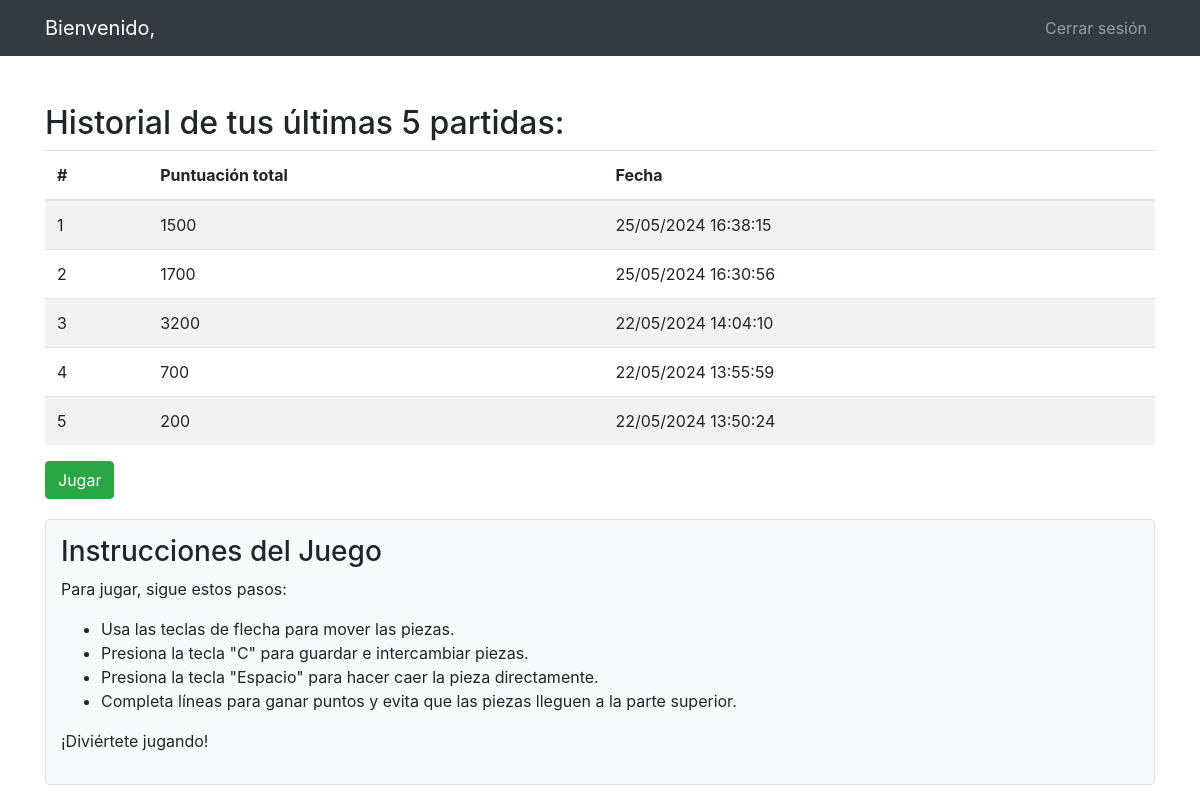
The page /usuario/usuario.php (signed in) on the database its author committed.
### tables this page shows
CREATE TABLE `partida` (
  `id_partida` int NOT NULL,
  `id_usuario` int DEFAULT NULL,
  `puntuaje_total` int DEFAULT NULL,
  `fecha` timestamp NOT NULL DEFAULT CURRENT_TIMESTAMP
);

### usuario/usuario.php (the view, shortened to what this page needs)
<?php
$id_usuario = $_SESSION["id_usuario"];
try {
    $pdo = new PDO(DSN, DB_USERNAME, DB_PASSWORD);
    $pdo->setAttribute(PDO::ATTR_ERRMODE, PDO::ERRMODE_EXCEPTION);
    $query = "SELECT id_partida, id_usuario, puntuaje_total, fecha FROM partida WHERE id_usuario = :id_usuario ORDER BY fecha DESC LIMIT 5";
    $stmt = $pdo->prepare($query);
    $stmt->bindParam(":id_usuario", $id_usuario, PDO::PARAM_INT);
    $stmt->execute();
    $partidas = $stmt->fetchAll(PDO::FETCH_ASSOC);
} catch (PDOException $e) {
    echo "Error al obtener las partidas: " . $e->getMessage();
    exit();
}
?>
<!DOCTYPE html>
<html lang="en">
<head>
    <link rel="stylesheet" href="https://stackpath.bootstrapcdn.com/bootstrap/4.5.2/css/bootstrap.min.css">
</head>
<body>
    <?php include_once "../parts/header.php";?>
    <div class="container mt-5">
    <h2>Historial de tus últimas 5 partidas:</h2>
    <div class="table-responsive">
        <table class="table table-striped">
            <thead>
            <tr>
                <th>#</th>
                <th>Puntuación total</th>
                <th>Fecha</th>
            </tr>
            </thead>
            <tbody>
            <?php foreach ($partidas as $index => $partida): ?>
                <tr>
                    <td><?php echo $index + 1; ?></td>
                    <td><?php echo $partida['puntuaje_total']; ?></td>
                    <td><?php echo (date("d/m/Y H:i:s", strtotime($partida['fecha']))); ?></td>
                </tr>
            <?php endforeach; ?>
            </tbody>
        </table>
    </div>
    <a href="../juego/tetris.php" class="btn btn-success">Jugar</a>
    <div class="instrucciones">
            <h3>Instrucciones del Juego</h3>
            <p>Para jugar, sigue estos pasos:</p>
            <ul>
                <li>Usa las teclas de flecha para mover las piezas.</li>
                <li>Presiona la tecla "C" para guardar e intercambiar piezas.</li>
                <li>Presiona la tecla "Espacio" para hacer caer la pieza directamente.</li>
                <li>Completa líneas para ganar puntos y evita que las piezas lleguen a la parte superior.</li>
            </ul>
            <p>¡Diviértete jugando!</p>
        </div>
</div>
</body>
</html>

### usuario/usuario.php (style rules this page uses)
.instrucciones { margin-top: 20px; padding: 15px; background-color: #f8f9fa; border: 1px solid #dee2e6; border-radius: 5px; }

### rows shown on the page
partida: puntuaje_total "1500", fecha "25/05/2024 16:38:15"
partida: puntuaje_total "1700", fecha "25/05/2024 16:30:56"
partida: puntuaje_total "3200", fecha "22/05/2024 14:04:10"
partida: puntuaje_total "700", fecha "22/05/2024 13:55:59"
partida: puntuaje_total "200", fecha "22/05/2024 13:50:24"
